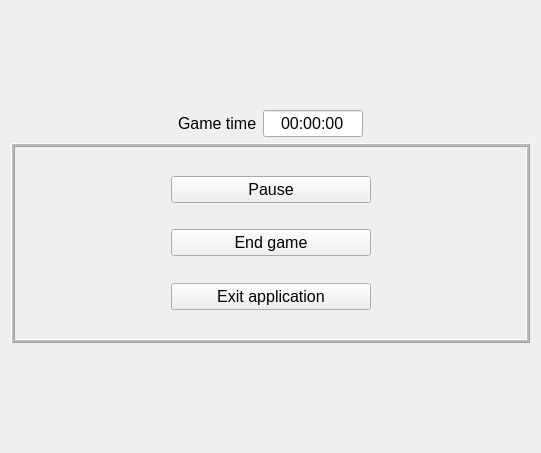
<?xml version="1.0" encoding="UTF-8"?>
<ui version="4.0">
 <class>sidePanelWidget</class>
 <widget class="QWidget" name="sidePanelWidget">
  <property name="geometry">
   <rect>
    <x>0</x>
    <y>0</y>
    <width>541</width>
    <height>453</height>
   </rect>
  </property>
  <property name="windowTitle">
   <string>Form</string>
  </property>
  <layout class="QVBoxLayout" name="verticalLayout">
   <item>
    <layout class="QVBoxLayout" name="infoBox">
     <item>
      <layout class="QGridLayout" name="gridLayout">
       <item row="0" column="1">
        <widget class="QLabel" name="gameTimeLabel">
         <property name="font">
          <font>
           <pointsize>12</pointsize>
          </font>
         </property>
         <property name="text">
          <string>Game time</string>
         </property>
        </widget>
       </item>
       <item row="0" column="2">
        <widget class="QLineEdit" name="lineEdit">
         <property name="maximumSize">
          <size>
           <width>100</width>
           <height>16777215</height>
          </size>
         </property>
         <property name="font">
          <font>
           <pointsize>12</pointsize>
          </font>
         </property>
         <property name="text">
          <string>00:00:00</string>
         </property>
         <property name="alignment">
          <set>Qt::AlignCenter</set>
         </property>
        </widget>
       </item>
       <item row="0" column="0">
        <spacer name="horizontalSpacer_3">
         <property name="orientation">
          <enum>Qt::Horizontal</enum>
         </property>
         <property name="sizeHint" stdset="0">
          <size>
           <width>40</width>
           <height>20</height>
          </size>
         </property>
        </spacer>
       </item>
       <item row="0" column="3">
        <spacer name="horizontalSpacer_4">
         <property name="orientation">
          <enum>Qt::Horizontal</enum>
         </property>
         <property name="sizeHint" stdset="0">
          <size>
           <width>40</width>
           <height>20</height>
          </size>
         </property>
        </spacer>
       </item>
      </layout>
     </item>
     <item>
      <widget class="QFrame" name="frame">
       <property name="maximumSize">
        <size>
         <width>16777215</width>
         <height>200</height>
        </size>
       </property>
       <property name="frameShape">
        <enum>QFrame::Box</enum>
       </property>
       <property name="frameShadow">
        <enum>QFrame::Raised</enum>
       </property>
       <property name="lineWidth">
        <number>1</number>
       </property>
       <property name="midLineWidth">
        <number>2</number>
       </property>
       <layout class="QVBoxLayout" name="verticalLayout_2">
        <item>
         <layout class="QGridLayout" name="gridLayout_2">
          <item row="2" column="1">
           <spacer name="verticalSpacer">
            <property name="orientation">
             <enum>Qt::Vertical</enum>
            </property>
            <property name="sizeHint" stdset="0">
             <size>
              <width>20</width>
              <height>40</height>
             </size>
            </property>
           </spacer>
          </item>
          <item row="3" column="1">
           <widget class="QPushButton" name="endGame">
            <property name="maximumSize">
             <size>
              <width>300</width>
              <height>16777215</height>
             </size>
            </property>
            <property name="font">
             <font>
              <pointsize>12</pointsize>
             </font>
            </property>
            <property name="text">
             <string>End game</string>
            </property>
           </widget>
          </item>
          <item row="1" column="0">
           <spacer name="horizontalSpacer">
            <property name="orientation">
             <enum>Qt::Horizontal</enum>
            </property>
            <property name="sizeHint" stdset="0">
             <size>
              <width>40</width>
              <height>20</height>
             </size>
            </property>
           </spacer>
          </item>
          <item row="6" column="1">
           <spacer name="verticalSpacer_3">
            <property name="orientation">
             <enum>Qt::Vertical</enum>
            </property>
            <property name="sizeHint" stdset="0">
             <size>
              <width>20</width>
              <height>40</height>
             </size>
            </property>
           </spacer>
          </item>
          <item row="4" column="1">
           <spacer name="verticalSpacer_2">
            <property name="orientation">
             <enum>Qt::Vertical</enum>
            </property>
            <property name="sizeHint" stdset="0">
             <size>
              <width>20</width>
              <height>40</height>
             </size>
            </property>
           </spacer>
          </item>
          <item row="5" column="1">
           <widget class="QPushButton" name="exitAplication">
            <property name="maximumSize">
             <size>
              <width>300</width>
              <height>16777215</height>
             </size>
            </property>
            <property name="font">
             <font>
              <pointsize>12</pointsize>
             </font>
            </property>
            <property name="text">
             <string>Exit application</string>
            </property>
           </widget>
          </item>
          <item row="1" column="2">
           <spacer name="horizontalSpacer_2">
            <property name="orientation">
             <enum>Qt::Horizontal</enum>
            </property>
            <property name="sizeHint" stdset="0">
             <size>
              <width>40</width>
              <height>20</height>
             </size>
            </property>
           </spacer>
          </item>
          <item row="1" column="1">
           <widget class="QPushButton" name="pauzeGame">
            <property name="minimumSize">
             <size>
              <width>200</width>
              <height>0</height>
             </size>
            </property>
            <property name="maximumSize">
             <size>
              <width>300</width>
              <height>16777215</height>
             </size>
            </property>
            <property name="font">
             <font>
              <pointsize>12</pointsize>
             </font>
            </property>
            <property name="text">
             <string>Pause</string>
            </property>
           </widget>
          </item>
          <item row="0" column="1">
           <spacer name="verticalSpacer_4">
            <property name="orientation">
             <enum>Qt::Vertical</enum>
            </property>
            <property name="sizeHint" stdset="0">
             <size>
              <width>20</width>
              <height>40</height>
             </size>
            </property>
           </spacer>
          </item>
         </layout>
        </item>
       </layout>
      </widget>
     </item>
    </layout>
   </item>
  </layout>
 </widget>
 <resources/>
 <connections/>
</ui>
